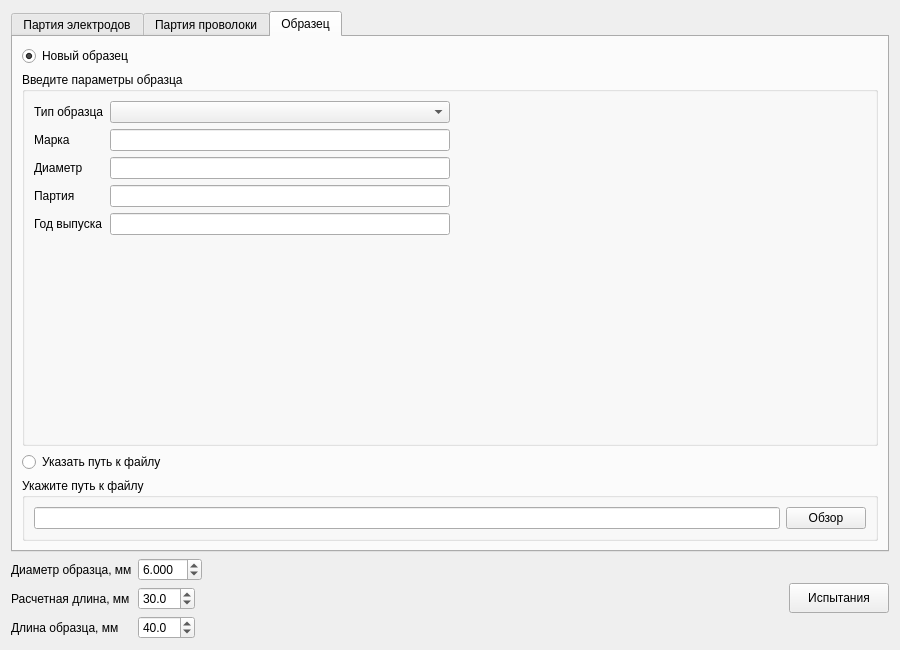
<?xml version="1.0" encoding="UTF-8"?>
<ui version="4.0">
 <class>PartiForm</class>
 <widget class="QWidget" name="PartiForm">
  <property name="geometry">
   <rect>
    <x>0</x>
    <y>0</y>
    <width>900</width>
    <height>650</height>
   </rect>
  </property>
  <property name="windowTitle">
   <string>Механические испытания</string>
  </property>
  <layout class="QVBoxLayout" name="verticalLayout">
   <item>
    <widget class="QTabWidget" name="tabWidget">
     <property name="currentIndex">
      <number>2</number>
     </property>
     <widget class="QWidget" name="tab_1">
      <attribute name="title">
       <string>Партия электродов</string>
      </attribute>
      <layout class="QVBoxLayout" name="verticalLayout_3">
       <item>
        <layout class="QHBoxLayout" name="horizontalLayout_2">
         <item>
          <widget class="QLabel" name="label_4">
           <property name="sizePolicy">
            <sizepolicy hsizetype="Maximum" vsizetype="Maximum">
             <horstretch>0</horstretch>
             <verstretch>0</verstretch>
            </sizepolicy>
           </property>
           <property name="text">
            <string>С</string>
           </property>
          </widget>
         </item>
         <item>
          <widget class="DateEdit" name="dateEditBegEl">
           <property name="sizePolicy">
            <sizepolicy hsizetype="Maximum" vsizetype="Fixed">
             <horstretch>0</horstretch>
             <verstretch>0</verstretch>
            </sizepolicy>
           </property>
           <property name="calendarPopup">
            <bool>true</bool>
           </property>
          </widget>
         </item>
         <item>
          <widget class="QLabel" name="label_5">
           <property name="sizePolicy">
            <sizepolicy hsizetype="Maximum" vsizetype="Maximum">
             <horstretch>0</horstretch>
             <verstretch>0</verstretch>
            </sizepolicy>
           </property>
           <property name="text">
            <string>По</string>
           </property>
          </widget>
         </item>
         <item>
          <widget class="DateEdit" name="dateEditEndEl">
           <property name="sizePolicy">
            <sizepolicy hsizetype="Maximum" vsizetype="Fixed">
             <horstretch>0</horstretch>
             <verstretch>0</verstretch>
            </sizepolicy>
           </property>
           <property name="calendarPopup">
            <bool>true</bool>
           </property>
          </widget>
         </item>
         <item>
          <widget class="QPushButton" name="cmdUpdEpart">
           <property name="sizePolicy">
            <sizepolicy hsizetype="Maximum" vsizetype="Fixed">
             <horstretch>0</horstretch>
             <verstretch>0</verstretch>
            </sizepolicy>
           </property>
           <property name="text">
            <string>Обновить</string>
           </property>
          </widget>
         </item>
         <item>
          <spacer name="horizontalSpacer">
           <property name="orientation">
            <enum>Qt::Horizontal</enum>
           </property>
           <property name="sizeHint" stdset="0">
            <size>
             <width>40</width>
             <height>20</height>
            </size>
           </property>
          </spacer>
         </item>
        </layout>
       </item>
       <item>
        <widget class="QSplitter" name="splitter">
         <property name="orientation">
          <enum>Qt::Horizontal</enum>
         </property>
         <widget class="QTableView" name="tableViewPartiEl">
          <property name="sizePolicy">
           <sizepolicy hsizetype="Minimum" vsizetype="Minimum">
            <horstretch>0</horstretch>
            <verstretch>0</verstretch>
           </sizepolicy>
          </property>
          <property name="selectionMode">
           <enum>QAbstractItemView::SingleSelection</enum>
          </property>
          <property name="selectionBehavior">
           <enum>QAbstractItemView::SelectRows</enum>
          </property>
         </widget>
         <widget class="QWidget" name="layoutWidget">
          <layout class="QVBoxLayout" name="verticalLayout_2">
           <item>
            <widget class="QLineEdit" name="lineEditInfoEparti">
             <property name="readOnly">
              <bool>true</bool>
             </property>
            </widget>
           </item>
           <item>
            <widget class="Viewer" name="tableViewMechEl">
             <property name="sizePolicy">
              <sizepolicy hsizetype="Minimum" vsizetype="Minimum">
               <horstretch>0</horstretch>
               <verstretch>0</verstretch>
              </sizepolicy>
             </property>
            </widget>
           </item>
           <item>
            <spacer name="verticalSpacer">
             <property name="orientation">
              <enum>Qt::Vertical</enum>
             </property>
             <property name="sizeHint" stdset="0">
              <size>
               <width>20</width>
               <height>40</height>
              </size>
             </property>
            </spacer>
           </item>
          </layout>
         </widget>
        </widget>
       </item>
      </layout>
     </widget>
     <widget class="QWidget" name="tab_2">
      <attribute name="title">
       <string>Партия проволоки</string>
      </attribute>
      <layout class="QVBoxLayout" name="verticalLayout_5">
       <item>
        <layout class="QHBoxLayout" name="horizontalLayout_3">
         <item>
          <widget class="QLabel" name="label_6">
           <property name="sizePolicy">
            <sizepolicy hsizetype="Maximum" vsizetype="Maximum">
             <horstretch>0</horstretch>
             <verstretch>0</verstretch>
            </sizepolicy>
           </property>
           <property name="text">
            <string>С</string>
           </property>
          </widget>
         </item>
         <item>
          <widget class="DateEdit" name="dateEditBegW">
           <property name="sizePolicy">
            <sizepolicy hsizetype="Maximum" vsizetype="Fixed">
             <horstretch>0</horstretch>
             <verstretch>0</verstretch>
            </sizepolicy>
           </property>
           <property name="calendarPopup">
            <bool>true</bool>
           </property>
          </widget>
         </item>
         <item>
          <widget class="QLabel" name="label_7">
           <property name="sizePolicy">
            <sizepolicy hsizetype="Maximum" vsizetype="Maximum">
             <horstretch>0</horstretch>
             <verstretch>0</verstretch>
            </sizepolicy>
           </property>
           <property name="text">
            <string>По</string>
           </property>
          </widget>
         </item>
         <item>
          <widget class="DateEdit" name="dateEditEndW">
           <property name="sizePolicy">
            <sizepolicy hsizetype="Maximum" vsizetype="Fixed">
             <horstretch>0</horstretch>
             <verstretch>0</verstretch>
            </sizepolicy>
           </property>
           <property name="calendarPopup">
            <bool>true</bool>
           </property>
          </widget>
         </item>
         <item>
          <widget class="QPushButton" name="cmdUpdWpart">
           <property name="sizePolicy">
            <sizepolicy hsizetype="Maximum" vsizetype="Fixed">
             <horstretch>0</horstretch>
             <verstretch>0</verstretch>
            </sizepolicy>
           </property>
           <property name="text">
            <string>Обновить</string>
           </property>
          </widget>
         </item>
         <item>
          <spacer name="horizontalSpacer_3">
           <property name="orientation">
            <enum>Qt::Horizontal</enum>
           </property>
           <property name="sizeHint" stdset="0">
            <size>
             <width>40</width>
             <height>20</height>
            </size>
           </property>
          </spacer>
         </item>
        </layout>
       </item>
       <item>
        <widget class="QSplitter" name="splitter_2">
         <property name="orientation">
          <enum>Qt::Horizontal</enum>
         </property>
         <widget class="QTableView" name="tableViewpartiWire">
          <property name="sizePolicy">
           <sizepolicy hsizetype="Minimum" vsizetype="Minimum">
            <horstretch>0</horstretch>
            <verstretch>0</verstretch>
           </sizepolicy>
          </property>
          <property name="selectionMode">
           <enum>QAbstractItemView::SingleSelection</enum>
          </property>
          <property name="selectionBehavior">
           <enum>QAbstractItemView::SelectRows</enum>
          </property>
         </widget>
         <widget class="QWidget" name="layoutWidget_2">
          <layout class="QVBoxLayout" name="verticalLayout_4">
           <item>
            <widget class="QLineEdit" name="lineEditInfoWparti">
             <property name="readOnly">
              <bool>true</bool>
             </property>
            </widget>
           </item>
           <item>
            <widget class="Viewer" name="tableViewMechWire">
             <property name="sizePolicy">
              <sizepolicy hsizetype="Minimum" vsizetype="Minimum">
               <horstretch>0</horstretch>
               <verstretch>0</verstretch>
              </sizepolicy>
             </property>
            </widget>
           </item>
           <item>
            <spacer name="verticalSpacer_2">
             <property name="orientation">
              <enum>Qt::Vertical</enum>
             </property>
             <property name="sizeHint" stdset="0">
              <size>
               <width>20</width>
               <height>40</height>
              </size>
             </property>
            </spacer>
           </item>
          </layout>
         </widget>
        </widget>
       </item>
      </layout>
     </widget>
     <widget class="QWidget" name="tab_3">
      <attribute name="title">
       <string>Образец</string>
      </attribute>
      <layout class="QVBoxLayout" name="verticalLayout_7">
       <item>
        <widget class="QRadioButton" name="radioButtonNewOb">
         <property name="text">
          <string>Новый образец</string>
         </property>
         <property name="checked">
          <bool>true</bool>
         </property>
        </widget>
       </item>
       <item>
        <widget class="QGroupBox" name="groupBoxNewOb">
         <property name="title">
          <string>Введите параметры образца</string>
         </property>
         <layout class="QVBoxLayout" name="verticalLayout_8">
          <item>
           <layout class="QHBoxLayout" name="horizontalLayout_4">
            <item>
             <layout class="QVBoxLayout" name="verticalLayout_6">
              <item>
               <layout class="QGridLayout" name="gridLayout_2">
                <item row="1" column="0">
                 <widget class="QLabel" name="label_8">
                  <property name="text">
                   <string>Марка</string>
                  </property>
                 </widget>
                </item>
                <item row="1" column="1">
                 <widget class="QLineEdit" name="lineEditMark"/>
                </item>
                <item row="2" column="0">
                 <widget class="QLabel" name="label_9">
                  <property name="text">
                   <string>Диаметр</string>
                  </property>
                 </widget>
                </item>
                <item row="2" column="1">
                 <widget class="QLineEdit" name="lineEditDiam"/>
                </item>
                <item row="3" column="0">
                 <widget class="QLabel" name="label_10">
                  <property name="text">
                   <string>Партия</string>
                  </property>
                 </widget>
                </item>
                <item row="3" column="1">
                 <widget class="QLineEdit" name="lineEditPart"/>
                </item>
                <item row="4" column="0">
                 <widget class="QLabel" name="label_11">
                  <property name="text">
                   <string>Год выпуска</string>
                  </property>
                 </widget>
                </item>
                <item row="4" column="1">
                 <widget class="QLineEdit" name="lineEditYear"/>
                </item>
                <item row="0" column="1">
                 <widget class="QComboBox" name="comboBoxOb"/>
                </item>
                <item row="0" column="0">
                 <widget class="QLabel" name="label_12">
                  <property name="text">
                   <string>Тип образца</string>
                  </property>
                 </widget>
                </item>
               </layout>
              </item>
              <item>
               <spacer name="verticalSpacer_3">
                <property name="orientation">
                 <enum>Qt::Vertical</enum>
                </property>
                <property name="sizeHint" stdset="0">
                 <size>
                  <width>20</width>
                  <height>40</height>
                 </size>
                </property>
               </spacer>
              </item>
             </layout>
            </item>
            <item>
             <spacer name="horizontalSpacer_4">
              <property name="orientation">
               <enum>Qt::Horizontal</enum>
              </property>
              <property name="sizeHint" stdset="0">
               <size>
                <width>40</width>
                <height>20</height>
               </size>
              </property>
             </spacer>
            </item>
           </layout>
          </item>
         </layout>
        </widget>
       </item>
       <item>
        <widget class="QRadioButton" name="radioButtonFileOb">
         <property name="text">
          <string>Указать путь к файлу</string>
         </property>
        </widget>
       </item>
       <item>
        <widget class="QGroupBox" name="groupBoxFileOb">
         <property name="enabled">
          <bool>true</bool>
         </property>
         <property name="title">
          <string>Укажите путь к файлу</string>
         </property>
         <layout class="QVBoxLayout" name="verticalLayout_9">
          <item>
           <layout class="QHBoxLayout" name="horizontalLayout_5">
            <item>
             <widget class="QLineEdit" name="lineEditFilePath">
              <property name="enabled">
               <bool>true</bool>
              </property>
             </widget>
            </item>
            <item>
             <widget class="QPushButton" name="cmdReview">
              <property name="enabled">
               <bool>true</bool>
              </property>
              <property name="text">
               <string>Обзор</string>
              </property>
             </widget>
            </item>
           </layout>
          </item>
         </layout>
        </widget>
       </item>
      </layout>
     </widget>
    </widget>
   </item>
   <item>
    <layout class="QHBoxLayout" name="horizontalLayout">
     <item>
      <layout class="QGridLayout" name="gridLayout">
       <item row="0" column="0">
        <widget class="QLabel" name="label">
         <property name="sizePolicy">
          <sizepolicy hsizetype="Maximum" vsizetype="Preferred">
           <horstretch>0</horstretch>
           <verstretch>0</verstretch>
          </sizepolicy>
         </property>
         <property name="text">
          <string>Диаметр образца, мм</string>
         </property>
        </widget>
       </item>
       <item row="0" column="1">
        <widget class="QDoubleSpinBox" name="doubleSpinBoxD0">
         <property name="sizePolicy">
          <sizepolicy hsizetype="Maximum" vsizetype="Fixed">
           <horstretch>0</horstretch>
           <verstretch>0</verstretch>
          </sizepolicy>
         </property>
         <property name="decimals">
          <number>3</number>
         </property>
         <property name="value">
          <double>6.000000000000000</double>
         </property>
        </widget>
       </item>
       <item row="1" column="0">
        <widget class="QLabel" name="label_2">
         <property name="sizePolicy">
          <sizepolicy hsizetype="Maximum" vsizetype="Preferred">
           <horstretch>0</horstretch>
           <verstretch>0</verstretch>
          </sizepolicy>
         </property>
         <property name="text">
          <string>Расчетная длина, мм</string>
         </property>
        </widget>
       </item>
       <item row="1" column="1">
        <widget class="QDoubleSpinBox" name="doubleSpinBoxL0">
         <property name="sizePolicy">
          <sizepolicy hsizetype="Maximum" vsizetype="Fixed">
           <horstretch>0</horstretch>
           <verstretch>0</verstretch>
          </sizepolicy>
         </property>
         <property name="decimals">
          <number>1</number>
         </property>
         <property name="value">
          <double>30.000000000000000</double>
         </property>
        </widget>
       </item>
       <item row="2" column="0">
        <widget class="QLabel" name="label_3">
         <property name="sizePolicy">
          <sizepolicy hsizetype="Maximum" vsizetype="Preferred">
           <horstretch>0</horstretch>
           <verstretch>0</verstretch>
          </sizepolicy>
         </property>
         <property name="text">
          <string>Длина образца, мм</string>
         </property>
         <property name="alignment">
          <set>Qt::AlignLeading|Qt::AlignLeft|Qt::AlignVCenter</set>
         </property>
        </widget>
       </item>
       <item row="2" column="1">
        <widget class="QDoubleSpinBox" name="doubleSpinBoxLR">
         <property name="sizePolicy">
          <sizepolicy hsizetype="Maximum" vsizetype="Fixed">
           <horstretch>0</horstretch>
           <verstretch>0</verstretch>
          </sizepolicy>
         </property>
         <property name="decimals">
          <number>1</number>
         </property>
         <property name="value">
          <double>40.000000000000000</double>
         </property>
        </widget>
       </item>
      </layout>
     </item>
     <item>
      <spacer name="horizontalSpacer_2">
       <property name="orientation">
        <enum>Qt::Horizontal</enum>
       </property>
       <property name="sizeHint" stdset="0">
        <size>
         <width>40</width>
         <height>20</height>
        </size>
       </property>
      </spacer>
     </item>
     <item>
      <widget class="QPushButton" name="cmdGo">
       <property name="sizePolicy">
        <sizepolicy hsizetype="Fixed" vsizetype="Fixed">
         <horstretch>0</horstretch>
         <verstretch>0</verstretch>
        </sizepolicy>
       </property>
       <property name="minimumSize">
        <size>
         <width>100</width>
         <height>30</height>
        </size>
       </property>
       <property name="text">
        <string>Испытания</string>
       </property>
      </widget>
     </item>
    </layout>
   </item>
  </layout>
 </widget>
 <customwidgets>
  <customwidget>
   <class>DateEdit</class>
   <extends>QDateEdit</extends>
   <header>viewer.h</header>
  </customwidget>
  <customwidget>
   <class>Viewer</class>
   <extends>QTableView</extends>
   <header>viewer.h</header>
  </customwidget>
 </customwidgets>
 <resources/>
 <connections/>
</ui>
